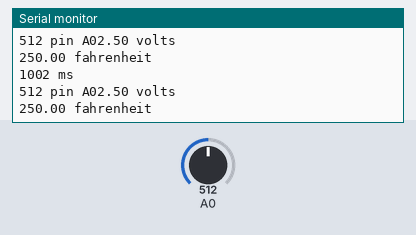
A sketch run on a simulated Arduino Uno, built with avr-gcc and run on an emulated ATmega328P. Shown: the last lines printed to the serial monitor. The inputs (shaded band) are chosen by the test bench; at power-on: A0 = 512.

Above: at 1.3 s.
1.4 s: A0 set to 716
At 1.83 s:
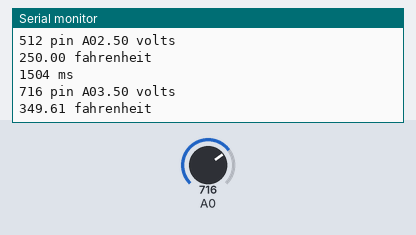
2.9 s: A0 set to 900
At 3.33 s:
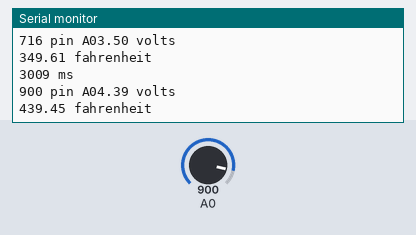
Timing chart, 0 to 5.9 s (numbered marks = the images above; inputs shaded):
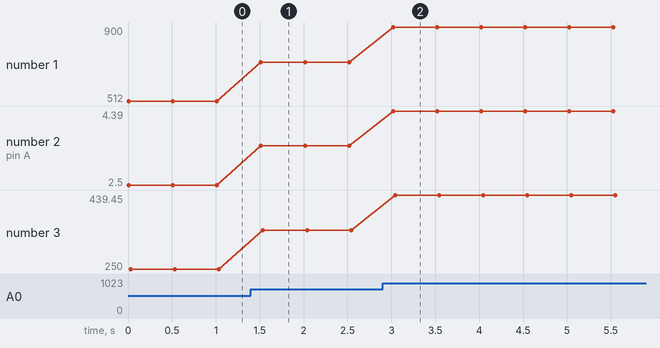

Measured:
- after the input at 1.4 s, the serial monitor: prints a new line after 0.11 s (image 1)
- after the input at 2.9 s, the serial monitor: prints a new line after 0.12 s (image 2)
- plotted number 1: 512 → 716 after the input at 1.4 s, 716 → 900 after the input at 2.9 s
- plotted number 2: 2.5 → 3.5 after the input at 1.4 s, 3.5 → 4.39 after the input at 2.9 s
- plotted number 3: 250 → 349.61 after the input at 1.4 s, 349.61 → 439.45 after the input at 2.9 s

The sketch:

lm34.ino
```cpp
long t0;

void setup() {
  // put your setup code here, to run once:
  Serial.begin(9600);
  pinMode(A0, INPUT);
  t0 = millis();
}

void loop() {
  // put your main code here, to run repeatedly:
  int reading = analogRead(A0);
  float voltage = reading * 5.0;
  voltage /= 1024.0;

  Serial.print(millis()-t0);
  Serial.println(" ms");

  Serial.print(reading);
  Serial.print(" pin A0");

  Serial.print(voltage);
  Serial.println(" volts");

  float temp = voltage/0.01;

  Serial.print(temp);
  Serial.println(" fahrenheit");

  delay(500);
}
```
